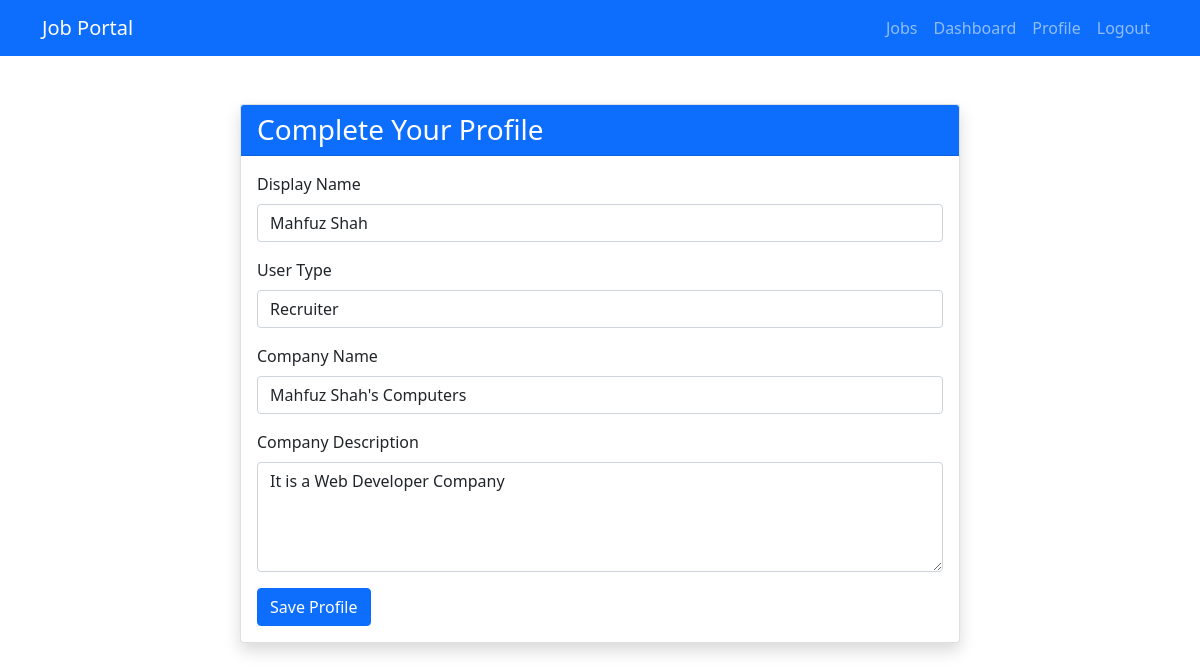
Page /profile/ (signed in) on the committed database.
### portal/models.py (models this page shows, shortened)
class UserProfile(models.Model):
    USER_TYPE_CHOICES = [
        ("recruiter", "Recruiter"),
        ("jobseeker", "Jobseeker"),
    ]
    user = models.OneToOneField(User, on_delete=models.CASCADE)
    display_name = models.CharField(max_length=100)
    user_type = models.CharField(max_length=10, choices=USER_TYPE_CHOICES)
    company_name = models.CharField(max_length=100, blank=True, null=True)
    company_description = models.TextField(blank=True, null=True)
    skills = models.TextField(blank=True, null=True)  # Comma-separated skills
    resume = models.FileField(upload_to="resumes/", blank=True, null=True)

### portal/views.py (the view)
# urls.py: path('profile/', views.profile, name='profile'),
@login_required
def profile(request):
    profile, created = UserProfile.objects.get_or_create(user=request.user)
    if request.method == 'POST':
        form = UserProfileForm(request.POST, request.FILES, instance=profile)
        if form.is_valid():
            form.save()
            return redirect('portal:dashboard')
    else:
        form = UserProfileForm(instance=profile)
    return render(request, 'portal/profile.html', {'form': form})

### portal/forms.py
class UserProfileForm(forms.ModelForm):
    class Meta:
        model = UserProfile
        fields = ['display_name', 'user_type', 'company_name', 'company_description', 'skills', 'resume']
        widgets = {
            'company_description': forms.Textarea(attrs={'rows': 3}),
            'skills': forms.Textarea(attrs={'rows': 3}),
        }

### portal/templates/portal/profile.html (shortened to what this page needs)
{% extends 'portal/base.html' %}
{% block content %}
<div class="container mt-5">
    <div class="row justify-content-center">
        <div class="col-md-8">
            <div class="card shadow">
                <div class="card-header bg-primary text-white">
                    <h3 class="card-title mb-0">Complete Your Profile</h3>
                </div>
                <div class="card-body">
                    <form method="post" enctype="multipart/form-data">
                        <div class="mb-3">
                            <label for="display_name" class="form-label">Display Name</label>
                            <input type="text" class="form-control" id="display_name" name="display_name" value="{{ form.display_name.value|default:'' }}" required>
                        </div>
                        <div class="mb-3">
                            <label for="user_type" class="form-label">User Type</label>
                            <select class="form-control" id="user_type" name="user_type" required>
                                <option value="recruiter" {% if form.user_type.value == 'recruiter' %}selected{% endif %}>Recruiter</option>
                            </select>
                        </div>
                        {% if form.user_type.value == 'recruiter' %}
                            <div class="mb-3">
                                <label for="company_name" class="form-label">Company Name</label>
                                <input type="text" class="form-control" id="company_name" name="company_name" value="{{ form.company_name.value|default:'' }}">
                            </div>
                            <div class="mb-3">
                                <label for="company_description" class="form-label">Company Description</label>
                                <textarea class="form-control" id="company_description" name="company_description" rows="4">{{ form.company_description.value|default:'' }}</textarea>
                            </div>
                        {% endif %}
                        <button type="submit" class="btn btn-primary">Save Profile</button>
                    </form>
                </div>
            </div>
        </div>
    </div>
</div>
{% endblock %}

### rows in the picture
UserProfile: display_name "Mahfuz Shah", user_type "Recruiter", company_name "Mahfuz Shah's Computers", company_description "It is a Web Developer Company"
